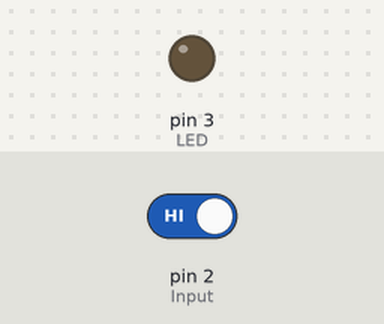
A sketch run on a simulated Arduino Uno, built with avr-gcc and run on an emulated ATmega328P. Parts: output pins drawn as LEDs (lit = HIGH). Inputs (shaded band) come from the test bench; at power-on: pin 2 (Input) HIGH.

Above: at 1.2 s.
1.3 s: pin 2 (Input) driven LOW
At 2.3 s:
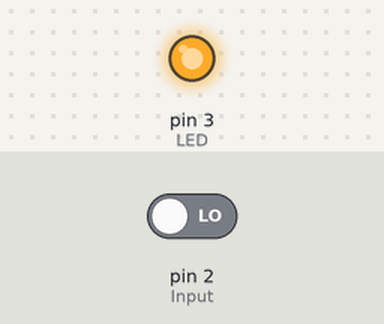
2.8 s: pin 2 (Input) driven HIGH
At 3.8 s:
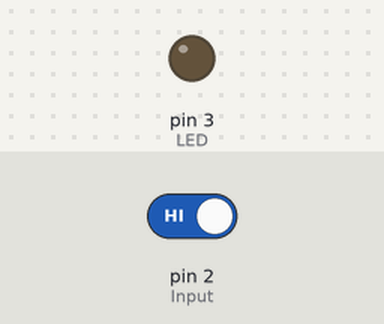
Timing chart, 0 to 5.8 s (numbered marks = the images above; inputs shaded):
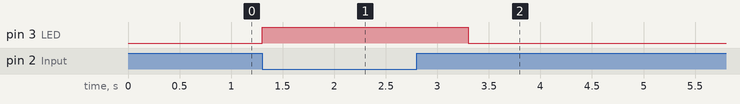

The sketch:

sketch_apr19a.ino
```cpp
#define LED 3
#define Input 2

void setup() {
  pinMode(LED, OUTPUT);
  pinMode(Input, INPUT);

}

void loop() {
  int sw_in;
  sw_in = digitalRead(Input);
  if(sw_in == LOW) {    // 기본적인 5V 전력이 스위치가 작동하지 않아도 이미 디지털 회로에 흘러 들어가고 있는데, 스위치 작동시 전력이 그라운드로 빠져 디지털 회로에는 전력이 안들어오기 때문
    digitalWrite(LED, HIGH);
    delay(1000);
  }
  else {
    digitalWrite(LED, LOW);
  }
}
```

Measured:
- after the input at 1.3 s, pin 3 (LED): LOW → HIGH at once
- after the input at 2.8 s, pin 3 (LED): HIGH → LOW after 0.50 s
